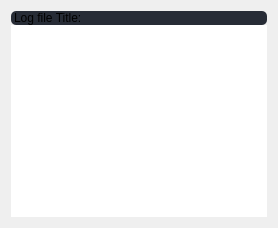
                  <widget class="QWidget" name="page_app_log_file">
                   <layout class="QVBoxLayout" name="verticalLayout_10">
                    <item>
                     <widget class="QFrame" name="frame">
                      <property name="sizePolicy">
                       <sizepolicy hsizetype="Preferred" vsizetype="Preferred">
                        <horstretch>0</horstretch>
                        <verstretch>0</verstretch>
                       </sizepolicy>
                      </property>
                      <property name="styleSheet">
                       <string notr="true">border-radius: 5px;</string>
                      </property>
                      <property name="frameShape">
                       <enum>QFrame::StyledPanel</enum>
                      </property>
                      <property name="frameShadow">
                       <enum>QFrame::Raised</enum>
                      </property>
                      <layout class="QVBoxLayout" name="verticalLayout_8">
                       <property name="spacing">
                        <number>0</number>
                       </property>
                       <property name="leftMargin">
                        <number>0</number>
                       </property>
                       <property name="topMargin">
                        <number>0</number>
                       </property>
                       <property name="rightMargin">
                        <number>0</number>
                       </property>
                       <property name="bottomMargin">
                        <number>0</number>
                       </property>
                       <item>
                        <widget class="QLabel" name="log_file_title">
                         <property name="minimumSize">
                          <size>
                           <width>0</width>
                           <height>0</height>
                          </size>
                         </property>
                         <property name="styleSheet">
                          <string notr="true">font: 700 12pt &quot;Segoe UI&quot;;
background-color: rgb(39, 44, 54);</string>
                         </property>
                         <property name="text">
                          <string>Log file Title:</string>
                         </property>
                         <property name="margin">
                          <number>9</number>
                         </property>
                         <property name="indent">
                          <number>3</number>
                         </property>
                        </widget>
                       </item>
                       <item>
                        <widget class="QTextEdit" name="log_file_textEdit">
                         <property name="styleSheet">
                          <string notr="true"/>
                         </property>
                        </widget>
                       </item>
                      </layout>
                     </widget>
                    </item>
                   </layout>
                  </widget>
